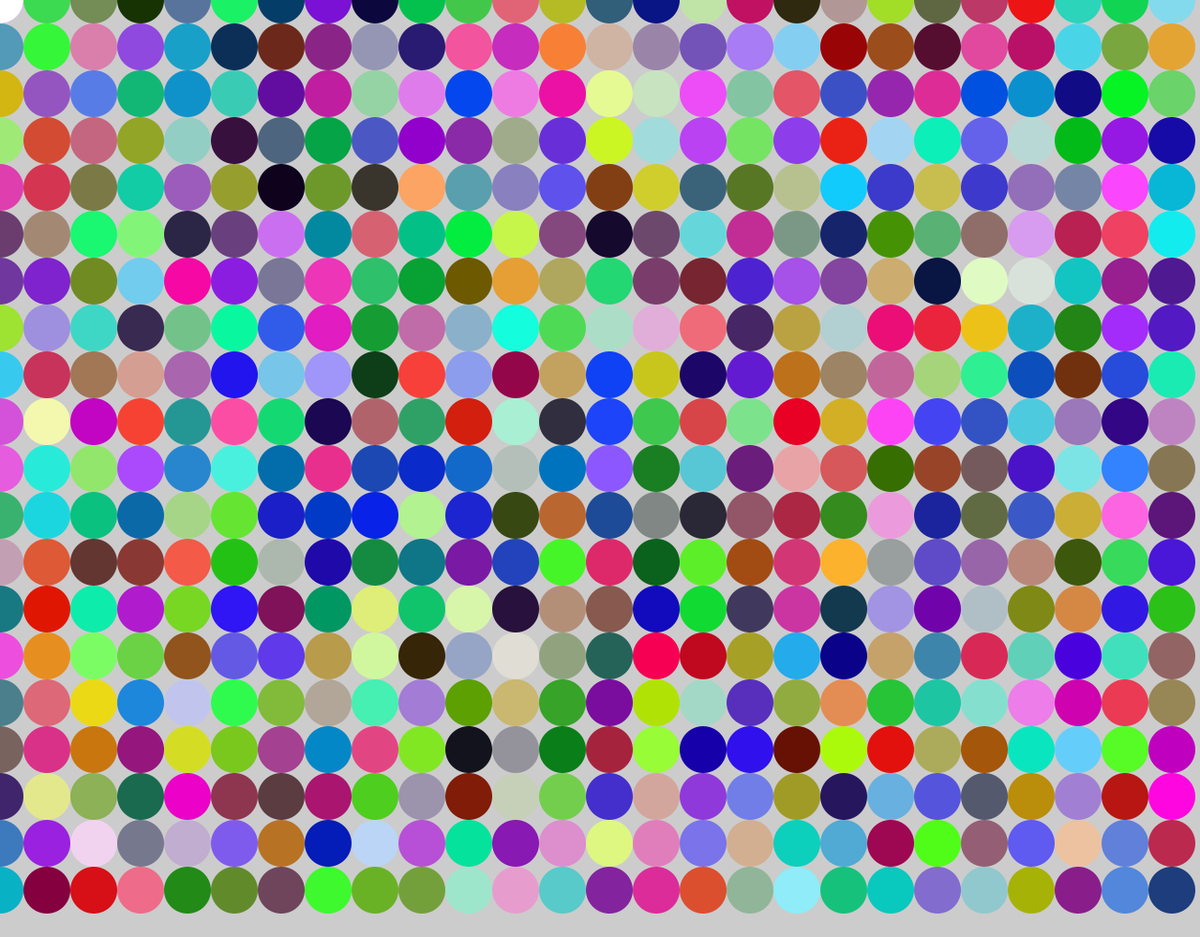
Frame 1 (no input)
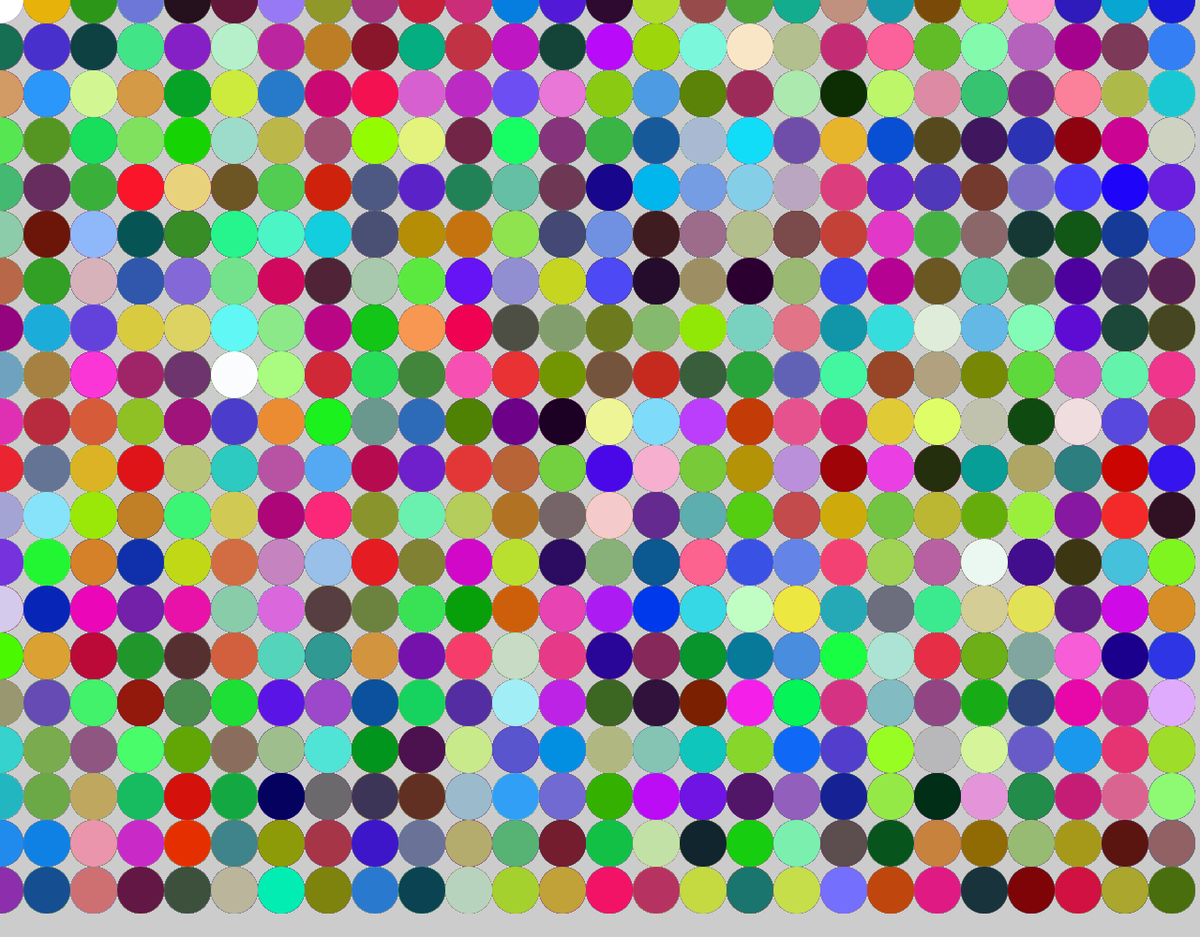
Frame 60 (the mouse pressed at the canvas centre just before this capture)
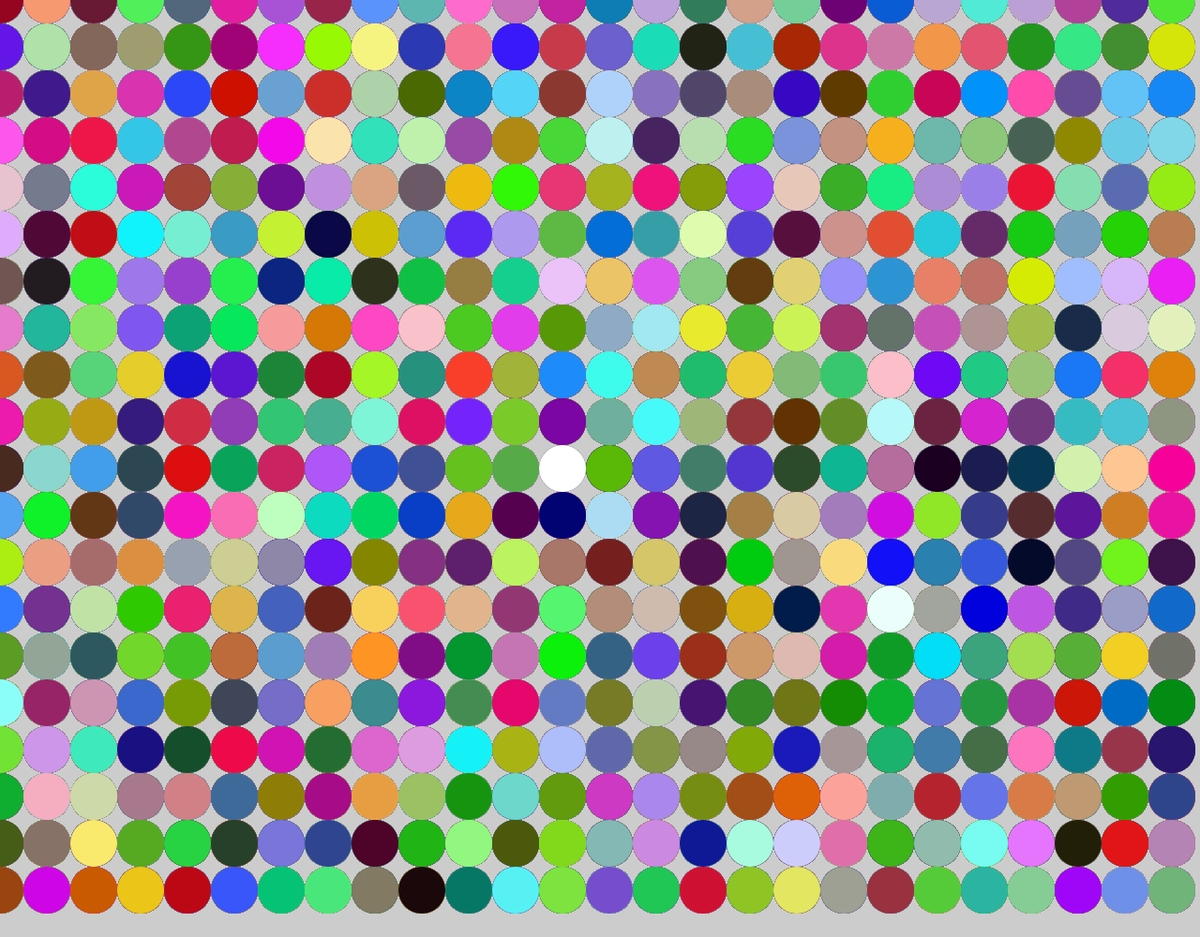
Frame 120 (the mouse held since frame 60 and released just before this capture)

The Processing sketch that drew these frames (run headless with seeded random() and noise(); from frame 60 on, the mouse is pressed at the canvas centre):

// Processing sketch: processing_6275
// ── processing_6275.pde

int blocksize;

 void setup() {
   size(1280, 1000);
   blocksize = 50;
   noStroke();
   smooth();
   frameRate(999999999);
 }

 void draw() {
  for(int y=0; y<height; y+=blocksize) 
   {
     for(int x=0; x<width; x+=blocksize) 
     {
       fill(random(255),random(255),random(255));
       ellipse(x,y,blocksize,blocksize);
     }
   }
  int specialX = mouseX - (mouseX % blocksize);
  int specialY = mouseY - (mouseY % blocksize);
  fill(255);
  ellipse(specialX, specialY, blocksize, blocksize);
 }
